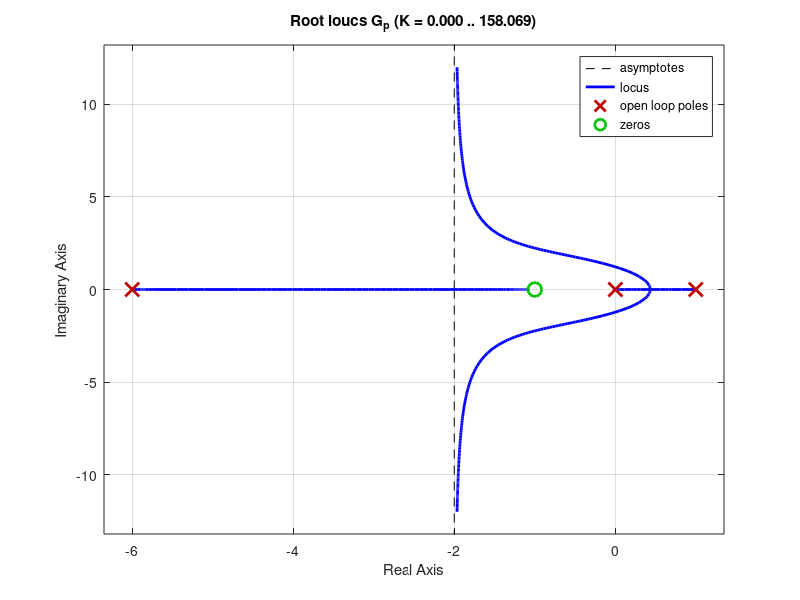

Source code (MATLAB):
% Benjamin Schlueter ECE 4090 HW 3B

% clean up
clear all;
close all;

% 1

s = tf('s'); % function to create special transfer function variable

G_p = (s + 1) / (s * (s - 1) * (s + 6));

rlocus(G_p); % matlab function for root locus plot